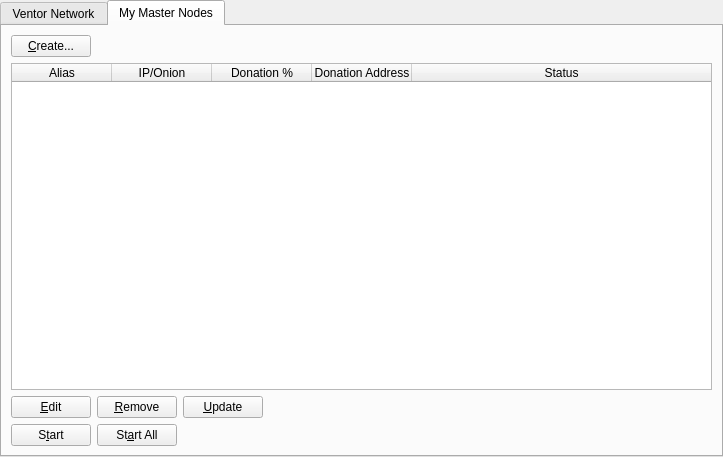
<?xml version="1.0" encoding="UTF-8"?>
<ui version="4.0">
 <class>MasternodeManager</class>
 <widget class="QWidget" name="MasternodeManager">
  <property name="geometry">
   <rect>
    <x>0</x>
    <y>0</y>
    <width>723</width>
    <height>457</height>
   </rect>
  </property>
  <property name="windowTitle">
   <string>Form</string>
  </property>
  <layout class="QVBoxLayout" name="topLayout">
   <property name="leftMargin">
    <number>0</number>
   </property>
   <property name="topMargin">
    <number>0</number>
   </property>
   <property name="rightMargin">
    <number>0</number>
   </property>
   <property name="bottomMargin">
    <number>0</number>
   </property>
   <item>
    <layout class="QVBoxLayout" name="verticalLayout">
     <property name="bottomMargin">
      <number>0</number>
     </property>
     <item>
      <widget class="QTabWidget" name="tabWidget">
       <property name="currentIndex">
        <number>1</number>
       </property>
       <widget class="QWidget" name="tab">
        <attribute name="title">
         <string>Ventor Network</string>
        </attribute>
        <layout class="QGridLayout" name="gridLayout">
         <item row="1" column="0">
          <widget class="QTableWidget" name="tableWidget">
           <property name="editTriggers">
            <set>QAbstractItemView::NoEditTriggers</set>
           </property>
           <property name="alternatingRowColors">
            <bool>true</bool>
           </property>
           <property name="selectionBehavior">
            <enum>QAbstractItemView::SelectRows</enum>
           </property>
           <property name="sortingEnabled">
            <bool>true</bool>
           </property>
           <attribute name="horizontalHeaderStretchLastSection">
            <bool>true</bool>
           </attribute>
           <column>
            <property name="text">
             <string>Address</string>
            </property>
           </column>
           <column>
            <property name="text">
             <string>Rank</string>
            </property>
           </column>
           <column>
            <property name="text">
             <string>Active</string>
            </property>
           </column>
           <column>
            <property name="text">
             <string>Active (secs)</string>
            </property>
           </column>
           <column>
            <property name="text">
             <string>Last Seen</string>
            </property>
           </column>
           <column>
            <property name="text">
             <string>Pubkey</string>
            </property>
           </column>
          </widget>
         </item>
         <item row="2" column="0">
          <widget class="QTableWidget" name="tableWidget_3">
           <property name="editTriggers">
            <set>QAbstractItemView::NoEditTriggers</set>
           </property>
           <property name="alternatingRowColors">
            <bool>true</bool>
           </property>
           <property name="selectionBehavior">
            <enum>QAbstractItemView::SelectRows</enum>
           </property>
           <property name="sortingEnabled">
            <bool>true</bool>
           </property>
           <attribute name="horizontalHeaderStretchLastSection">
            <bool>true</bool>
           </attribute>
           <column>
            <property name="text">
             <string>Address</string>
            </property>
           </column>
           <column>
            <property name="text">
             <string>Rank</string>
            </property>
           </column>
           <column>
            <property name="text">
             <string>Active</string>
            </property>
           </column>
           <column>
            <property name="text">
             <string>Active (secs)</string>
            </property>
           </column>
           <column>
            <property name="text">
             <string>Last Seen</string>
            </property>
           </column>
           <column>
            <property name="text">
             <string>Pubkey</string>
            </property>
           </column>
          </widget>
         </item>
         <item row="0" column="0">
          <layout class="QHBoxLayout" name="horizontalLayout_3">
           <property name="bottomMargin">
            <number>0</number>
           </property>
           <item>
            <widget class="QLabel" name="label_2">
             <property name="text">
              <string>Ventor Node Count:</string>
             </property>
            </widget>
           </item>
           <item>
            <widget class="QLabel" name="countLabel">
             <property name="text">
              <string>0</string>
             </property>
            </widget>
           </item>
           <item>
            <spacer name="horizontalSpacer_3">
             <property name="orientation">
              <enum>Qt::Horizontal</enum>
             </property>
             <property name="sizeHint" stdset="0">
              <size>
               <width>40</width>
               <height>20</height>
              </size>
             </property>
            </spacer>
           </item>
          </layout>
         </item>
        </layout>
       </widget>
       <widget class="QWidget" name="tab_2">
        <attribute name="title">
         <string>My Master Nodes</string>
        </attribute>
        <layout class="QGridLayout" name="gridLayout_2">
         <item row="0" column="0">
          <layout class="QVBoxLayout" name="verticalLayout_2">
           <property name="bottomMargin">
            <number>0</number>
           </property>
           <item>
            <layout class="QHBoxLayout" name="horizontalLayout">
             <item>
              <widget class="QPushButton" name="createButton">
               <property name="text">
                <string>&amp;Create...</string>
               </property>
              </widget>
             </item>
             <item>
              <spacer name="horizontalSpacer">
               <property name="orientation">
                <enum>Qt::Horizontal</enum>
               </property>
               <property name="sizeHint" stdset="0">
                <size>
                 <width>40</width>
                 <height>20</height>
                </size>
               </property>
              </spacer>
             </item>
            </layout>
           </item>
           <item>
            <widget class="QTableWidget" name="tableWidget_2">
             <property name="minimumSize">
              <size>
               <width>695</width>
               <height>0</height>
              </size>
             </property>
             <property name="editTriggers">
              <set>QAbstractItemView::NoEditTriggers</set>
             </property>
             <property name="alternatingRowColors">
              <bool>true</bool>
             </property>
             <property name="selectionMode">
              <enum>QAbstractItemView::SingleSelection</enum>
             </property>
             <property name="selectionBehavior">
              <enum>QAbstractItemView::SelectRows</enum>
             </property>
             <attribute name="horizontalHeaderStretchLastSection">
              <bool>true</bool>
             </attribute>
             <column>
              <property name="text">
               <string>Alias</string>
              </property>
             </column>
             <column>
              <property name="text">
               <string>IP/Onion</string>
              </property>
             </column>
             <column>
              <property name="text">
               <string>Donation %</string>
              </property>
             </column>
             <column>
              <property name="text">
               <string>Donation Address</string>
              </property>
             </column>
             <column>
              <property name="text">
               <string>Status</string>
              </property>
             </column>
            </widget>
           </item>
           <item>
            <layout class="QHBoxLayout" name="horizontalLayout_2">
             <property name="bottomMargin">
              <number>0</number>
             </property>
             <item>
              <widget class="QPushButton" name="editButton">
               <property name="text">
                <string>&amp;Edit</string>
               </property>
              </widget>
             </item>
             <item>
              <widget class="QPushButton" name="removeButton">
               <property name="text">
                <string>&amp;Remove</string>
               </property>
              </widget>
             </item>
             <item>
              <widget class="QPushButton" name="UpdateButton">
               <property name="text">
                <string>&amp;Update</string>
               </property>
              </widget>
             </item>
             <item>
              <spacer name="horizontalSpacer_2">
               <property name="orientation">
                <enum>Qt::Horizontal</enum>
               </property>
               <property name="sizeHint" stdset="0">
                <size>
                 <width>40</width>
                 <height>20</height>
                </size>
               </property>
              </spacer>
             </item>
            </layout>
           </item>
           <item>
            <layout class="QHBoxLayout" name="horizontalLayout_4">
             <property name="bottomMargin">
              <number>0</number>
             </property>
            </layout>
           </item>
           <item>
            <layout class="QHBoxLayout" name="horizontalLayout_5">
             <property name="bottomMargin">
              <number>0</number>
             </property>
             <item>
              <widget class="QPushButton" name="startButton">
               <property name="text">
                <string>S&amp;tart</string>
               </property>
              </widget>
             </item>
             <item>
              <widget class="QPushButton" name="startAllButton">
               <property name="text">
                <string>St&amp;art All</string>
               </property>
              </widget>
             </item>
             <item>
              <spacer name="horizontalSpacer_5">
               <property name="orientation">
                <enum>Qt::Horizontal</enum>
               </property>
               <property name="sizeHint" stdset="0">
                <size>
                 <width>40</width>
                 <height>20</height>
                </size>
               </property>
              </spacer>
             </item>
            </layout>
           </item>
          </layout>
         </item>
        </layout>
       </widget>
      </widget>
     </item>
    </layout>
   </item>
  </layout>
 </widget>
 <resources/>
 <connections/>
</ui>
